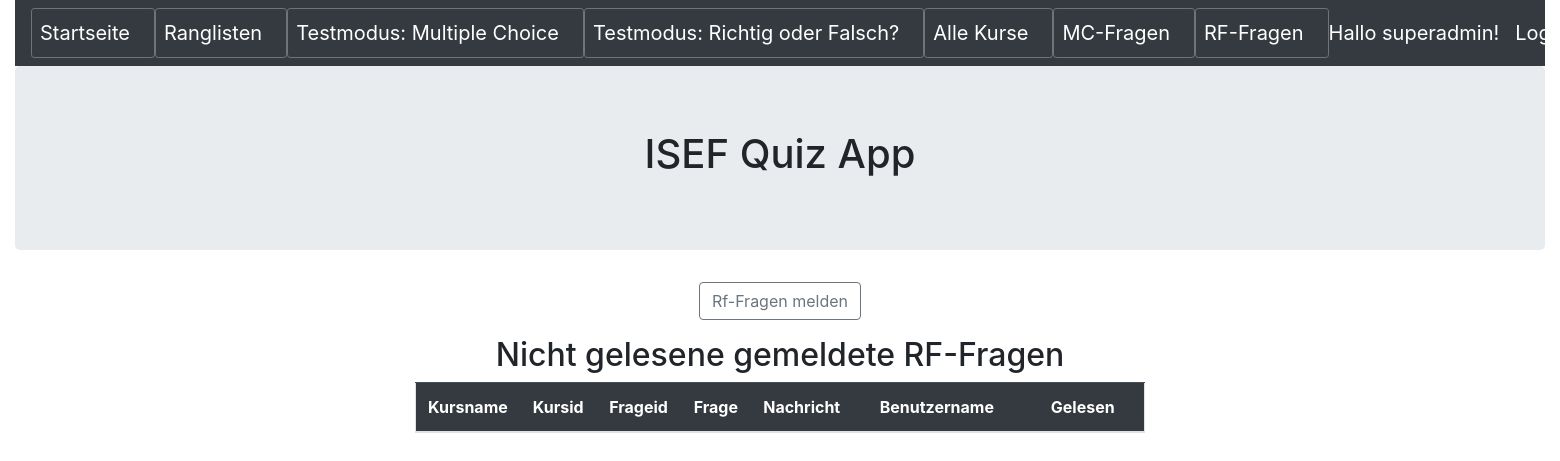
The page /meldungrffragenungelesen (signed in) on the database as committed earlier.
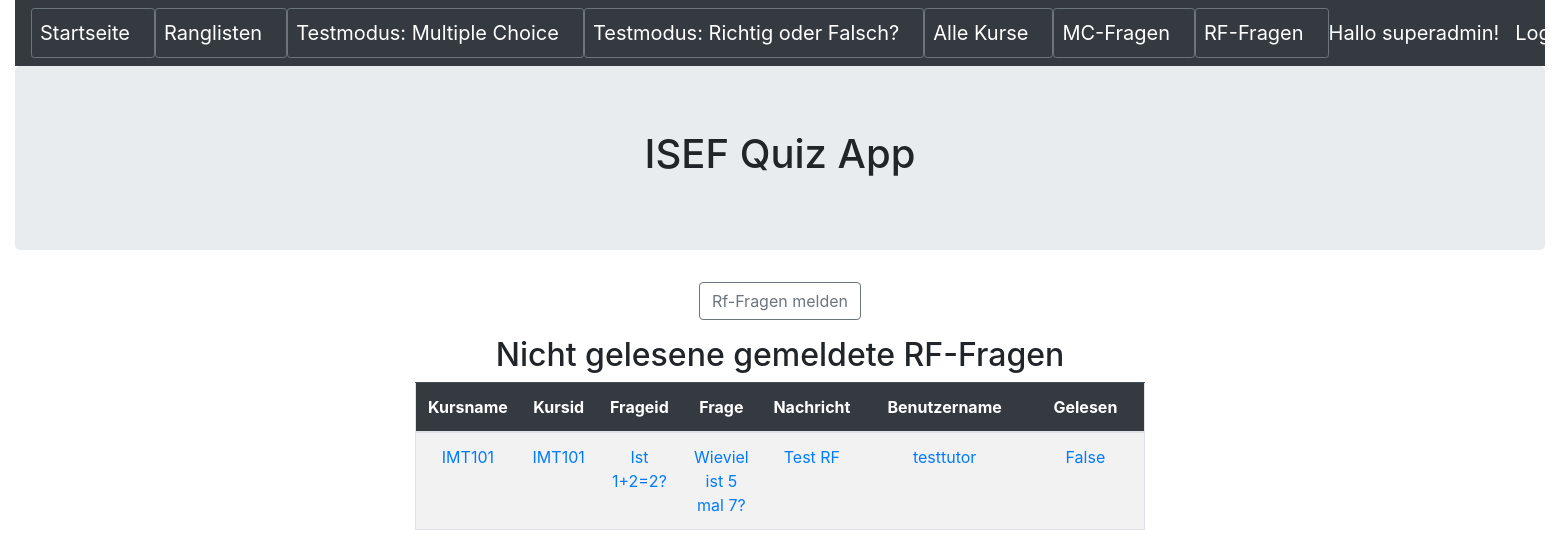
The same page on the database as committed later.
### quiz/models.py (models this page shows, shortened)
class MeldungRFFragen(models.Model):
    kursname = models.CharField(max_length=50,blank=False)
    kursid = models.ForeignKey(Kurs,null=True,blank=False,on_delete=models.CASCADE)
    frageid = models.ForeignKey(RichtigOderFalsch,null=True,blank=False,on_delete=models.CASCADE)
    frage = models.CharField(max_length=255,blank=False)
    nachricht = models.CharField(max_length=500,blank=False)
    benutzername = models.CharField(max_length=50,blank=False)
    gelesen=models.BooleanField(default=False)

class Kurs(models.Model):
    name = models.CharField(max_length=50,help_text='Geben Sie den Namen des Kurses ein')
    beschreibung = models.CharField(max_length=255,help_text='Geben Sie die Beschreibung des Kurses ein')
    def __str__(self):
        return self.name

class RichtigOderFalsch(models.Model):
    name = models.CharField(max_length=255,blank=False,help_text='Geben Sie hier die Frage ein')
    kurs = models.ForeignKey(Kurs,null=True,blank=False,on_delete=models.CASCADE,help_text='Wählen Sie den Kurs, welchem die Frage zugewiesen wird')
    behauptungrichtig = models.BooleanField(default=False,verbose_name="Behauptung wahr?")
    freigegeben=models.BooleanField(default=False,help_text='Frage freigeben?',verbose_name="Frage freigeben")
    def __str__(self):
        return self.name

### quiz/views.py (the view)
# urls.py: path('meldungrffragenungelesen', MeldungRFFragenUpdateNichtGelesen.as_view(), name='meldungrffragen_ungelesen'),
class MeldungRFFragenUpdateNichtGelesen(AuthListView):
    model = MeldungRFFragen
    template_name = 'meldungrffrage/meldungrffragen_unread.html'
    fields = '__all__'
    permission_required = ('quiz.view_meldungrffragen')
    def get_queryset(self):
        return MeldungRFFragen.objects.raw('select id, frage, nachricht, benutzername, frageid_id, kursid_id, kursname, gelesen FROM quiz_meldungrffragen where gelesen = "0"')

### quiz/templates/meldungrffrage/meldungrffragen_unread.html
{% extends 'base.html' %}
{% block content %}
<div class="text-center">
	<p><button type="button" class="btn btn-outline-secondary" onclick="location.href='{% url 'meldungrffrage_select'  %}'"> Rf-Fragen melden</button></p>
</div>
<h2 class="text-center">Nicht gelesene gemeldete RF-Fragen</h2>
<div class="container text-center">
	<div class="row justify-content-md-center">
		<div class="col-sm-8 ">
			<table  class ="table border table-hover table-striped">
				<thead class="table-dark">
					<th width=100 scope = "col">Kursname</th>
					<th width=100 scope = "col">Kursid</th>
					<th width=100 scope = "col">Frageid</th>
					<th width=100 scope = "col">Frage</th>
					<th width=100 scope = "col">Nachricht</th>
					<th width=550 scope = "col">Benutzername</th>
					<th width=550 scope = "col">Gelesen</th>
				</thead>
				<tbody>
				{% for meldungrffragen in object_list %}
					<tr>
						<td> <a href="{% url 'meldungrffragen_detail' meldungrffragen.pk %}">{{ meldungrffragen.kursname }}</a> </td>
						<td> <a href="{% url 'meldungrffragen_detail' meldungrffragen.pk %}">{{ meldungrffragen.kursid }}</a> </td>
						<td> <a href="{% url 'meldungrffragen_detail' meldungrffragen.pk %}">{{ meldungrffragen.frageid }}</a> </td>
						<td> <a href="{% url 'meldungrffragen_detail' meldungrffragen.pk %}">{{ meldungrffragen.frage}}</a> </td>
						<td> <a href="{% url 'meldungrffragen_detail' meldungrffragen.pk %}">{{ meldungrffragen.nachricht}}</a> </td>
						<td> <a href="{% url 'meldungrffragen_detail' meldungrffragen.pk %}">{{ meldungrffragen.benutzername}}</a> </td>
						<td> <a href="{% url 'meldungrffragen_detail' meldungrffragen.pk %}">{{ meldungrffragen.gelesen}}</a> </td>
					</tr>
				{% endfor %}
				</tbody>
			</table>
		</div>
	</div>
</div>
{% endblock content %}

Rows that differ between the two databases and show on the page:
added MeldungRFFragen: kursname "IMT101", kursid "IMT101", frageid "Ist 1+2=2?", frage "Wieviel ist 5 mal 7?", nachricht "Test RF", benutzername "testtutor", gelesen "False"
